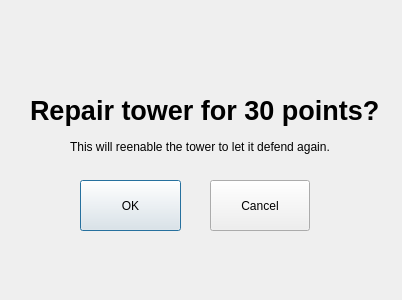
<?xml version="1.0" encoding="UTF-8"?>
<ui version="4.0">
 <class>TowerEnableDialog</class>
 <widget class="QDialog" name="TowerEnableDialog">
  <property name="geometry">
   <rect>
    <x>0</x>
    <y>0</y>
    <width>402</width>
    <height>300</height>
   </rect>
  </property>
  <property name="windowTitle">
   <string>Dialog</string>
  </property>
  <widget class="QLabel" name="label">
   <property name="geometry">
    <rect>
     <x>30</x>
     <y>90</y>
     <width>351</width>
     <height>41</height>
    </rect>
   </property>
   <property name="font">
    <font>
     <pointsize>20</pointsize>
     <bold>true</bold>
    </font>
   </property>
   <property name="text">
    <string>Repair tower for 30 points?</string>
   </property>
  </widget>
  <widget class="QLabel" name="label_2">
   <property name="geometry">
    <rect>
     <x>70</x>
     <y>140</y>
     <width>271</width>
     <height>21</height>
    </rect>
   </property>
   <property name="text">
    <string>This will reenable the tower to let it defend again.</string>
   </property>
   <property name="alignment">
    <set>Qt::AlignLeading|Qt::AlignLeft|Qt::AlignTop</set>
   </property>
   <property name="wordWrap">
    <bool>true</bool>
   </property>
  </widget>
  <widget class="QPushButton" name="confirm">
   <property name="geometry">
    <rect>
     <x>80</x>
     <y>180</y>
     <width>101</width>
     <height>51</height>
    </rect>
   </property>
   <property name="text">
    <string>OK</string>
   </property>
  </widget>
  <widget class="QPushButton" name="cancel">
   <property name="geometry">
    <rect>
     <x>210</x>
     <y>180</y>
     <width>100</width>
     <height>51</height>
    </rect>
   </property>
   <property name="text">
    <string>Cancel</string>
   </property>
  </widget>
 </widget>
 <resources/>
 <connections/>
</ui>
